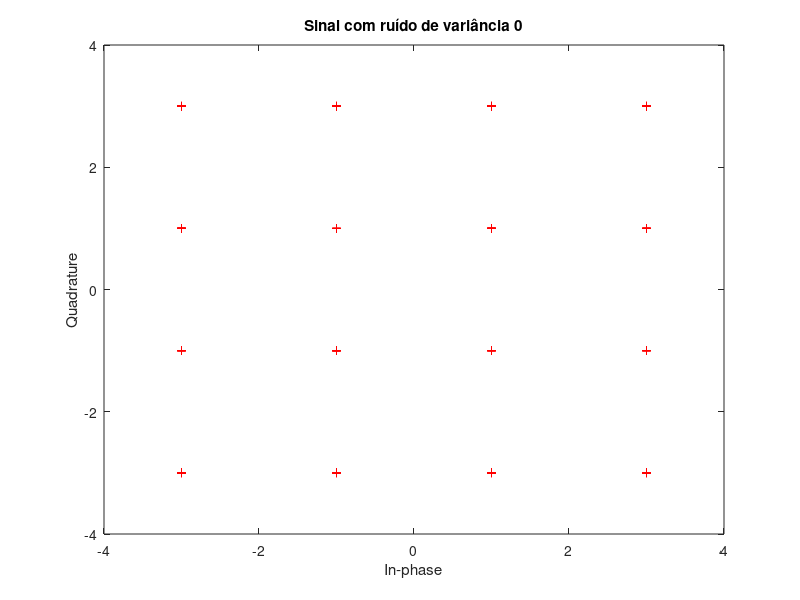
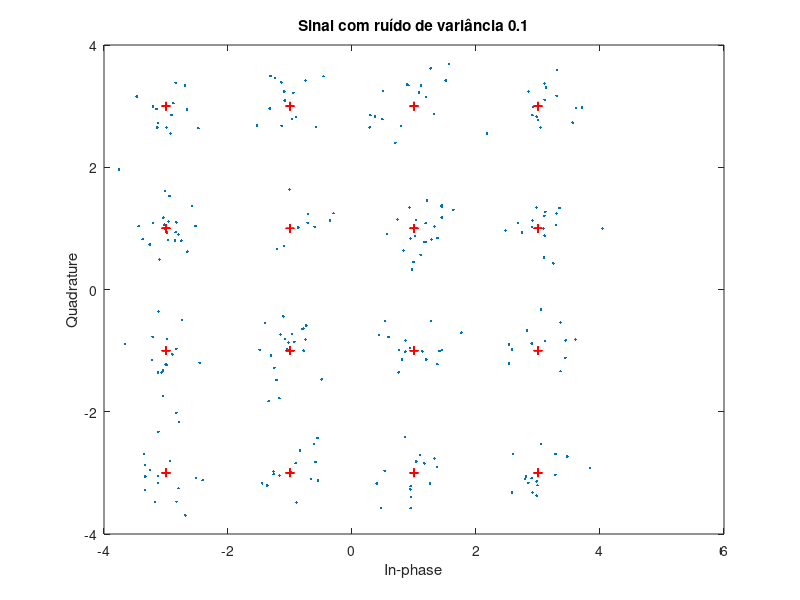
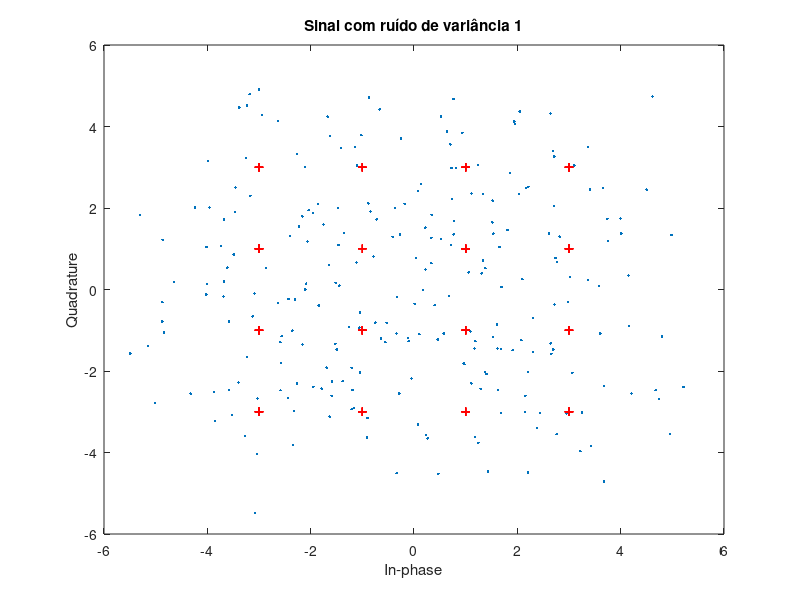

Write MATLAB code to recreate these figures, in order.
clear all; clc; close all
% Parâmetros
n_bits = 1000;                % Número de bits
T = 500;                      % Tempo de símbolo OFDM
Ts = 2;                       % Tempo de símbolo em portadora única
K = T/Ts;                     % Número de subportadoras independentes
N = 2*K;                      % DFT de N pontos
sigmas=[0 0.1 1];             % Vetor de variâncias do ruído
%
% Gerar bits aleatórios
dataIn=rand(1,n_bits);   % Sequência de números entre 0 e 1 uniformemente distribuídos
dataIn=sign(dataIn-.5);  % Sequência de -1 e 1
% Conversor serial paralelo
dataInMatrix = reshape(dataIn,n_bits/4,4);
%
% Gerar constelaçao 16-QAM
seq16qam = 2*dataInMatrix(:,1)+dataInMatrix(:,2)+1i*(2*dataInMatrix(:,3)+dataInMatrix(:,4)); 
seq16=seq16qam';
% Garantir propriedadade da simetria
X = [seq16 conj(seq16(end:-1:1))]; 
%
% Construindo xn
xn = zeros(1,N);
for n=0:N-1
    for k=0:N-1
        xn(n+1) = xn(n+1) + 1/sqrt(N)*X(k+1)*exp(1i*2*pi*n*k/N);
    end
end
% 
% Loop de variâncias
for ik = 1:length(sigmas)
    %
    % Adição de ruído
    variance = sigmas(ik);
    noise = sqrt(variance)*randn(1,N)+1i*sqrt(variance)*randn(1,N);
    %
    % sinal recebido = xn + ruído 
    rn = xn+noise;
    % DFT de rn
    Y = zeros(1,K);
    for k=0:K-1
        for n=0:N-1
            Y(1,k+1) = Y(1,k+1) + 1/sqrt(N)*rn(n+1)*exp(-1i*2*pi*k*n/N);
        end
    end
    %
    % Plots
    scatterplot(Y)
    hold on
    scatter(real(seq16),imag(seq16), 'r', '+')
    hold off
    title(['Sinal com ruído de variância ', num2str(variance)]);
    % Demodulação  
    for k= 1:length(Y) % Para percorrer todo o vetor Yk 
        if real(Y(1,k)) > 0 % Para parte real de Yk positiva
            if real(Y(1,k)) > 2
                Z(1,k) = 3;
            else
                Z(1,k) = 1;
            end
        else % Para parte real de Yk negativa ou igual a zero
            if real(Y(1,k)) < -2
                 Z(1,k) = -3;
            else
                 Z(1,k) = -1;
            end
        end

        if imag(Y(1,k)) > 0 % Para parte imaginaria de Yk positiva
            if imag(Y(1,k)) > 2
                Z(1,k) = Z(1,k) + 1i*3;
            else
                Z(1,k) = Z(1,k) + 1i;
            end
        else % Para parte imaginaria de Yk negativa ou igual a zero
            if imag(Y(1,k)) < -2
                 Z(1,k) = Z(1,k) - 1i*3;
            else
                 Z(1,k) = Z(1,k) - 1i;
            end
        end
    end
    % Contagem de erro
    error = length(find(Z(1,2:K)-X(1,2:K)));
    disp(['Para variância de ', num2str(variance), ' houve ', num2str(error), ' símbolos errados.']);
end

